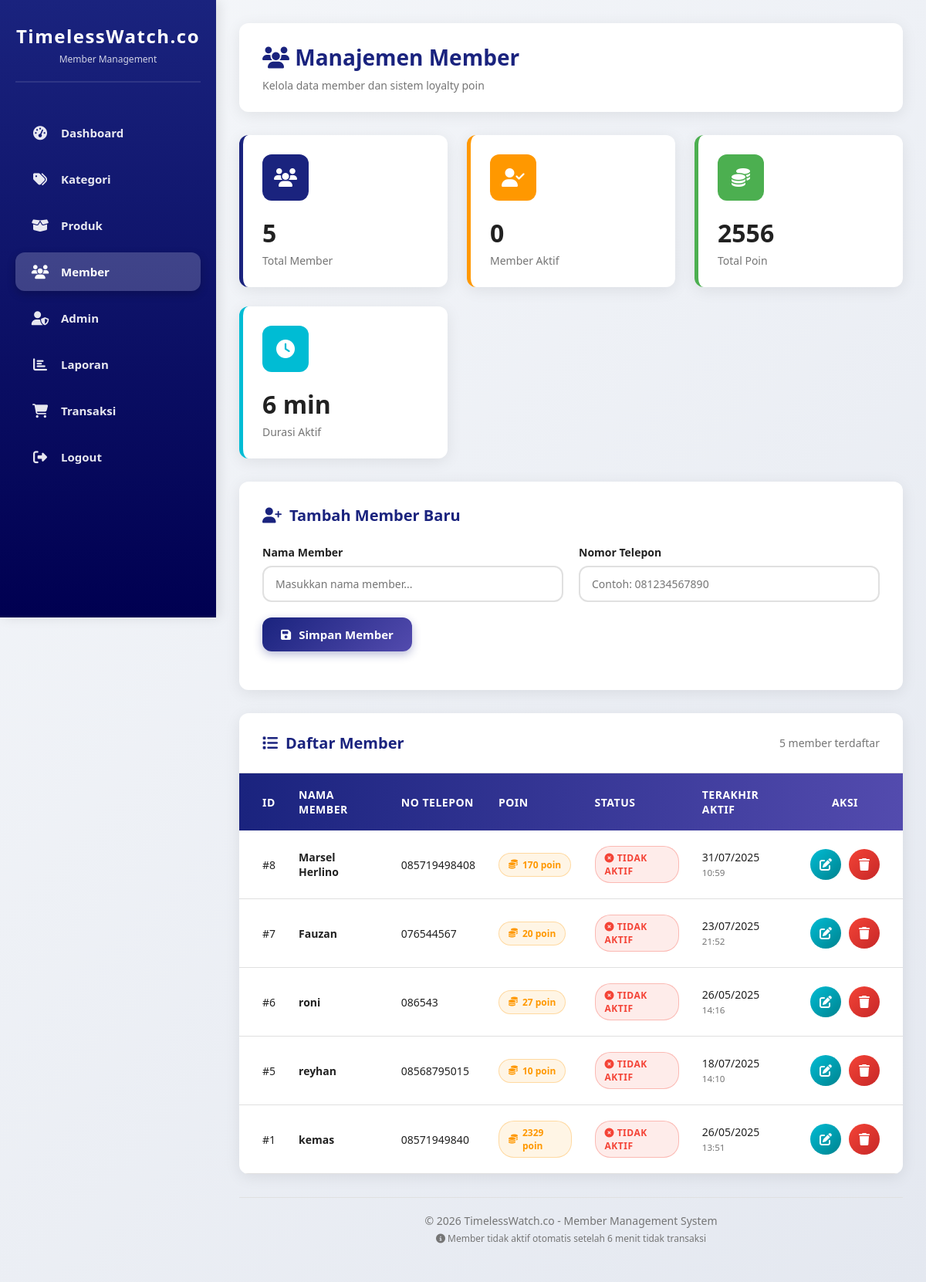
/Admin/member.php (signed in), run on the app's committed database.
### tables this page shows
CREATE TABLE `member` (
  `id_member` int(11) NOT NULL,
  `nama_member` varchar(255) NOT NULL,
  `no_telp` varchar(15) NOT NULL,
  `status` enum('aktif','tidak aktif') NOT NULL,
  `poin` int(11) DEFAULT 0,
  `tanggal_aktif` datetime DEFAULT current_timestamp()
);

### Admin/member.php (the view, shortened to what this page needs)
<?php
include '../service/conection.php';
$durasi_aktif_detik = 360;
$total_member = mysqli_fetch_assoc(mysqli_query($conn, "SELECT COUNT(*) as total FROM member"))['total'] ?? 0;
$member_aktif = mysqli_fetch_assoc(mysqli_query($conn, "SELECT COUNT(*) as total FROM member WHERE status = 'aktif'"))['total'] ?? 0;
$total_poin = mysqli_fetch_assoc(mysqli_query($conn, "SELECT SUM(poin) as total FROM member"))['total'] ?? 0;
?>
<!DOCTYPE html>
<html lang="id">
<head>
<link rel="stylesheet" href="https://cdnjs.cloudflare.com/ajax/libs/font-awesome/6.4.0/css/all.min.css">
</head>
<body>
    <div class="sidebar">
        <div class="logo">
            <h2>TimelessWatch.co</h2>
            <p>Member Management</p>
        </div>
        <nav class="sidebar-nav">
            <ul>
                <li><a href="dashboard.php"><i class="fas fa-tachometer-alt"></i> Dashboard</a></li>
                <li><a href="kategori.php"><i class="fas fa-tags"></i> Kategori</a></li>
                <li><a href="produk.php"><i class="fas fa-box-open"></i> Produk</a></li>
                <li><a href="member.php" class="active"><i class="fas fa-users"></i> Member</a></li>
                <li><a href="admin.php"><i class="fas fa-user-shield"></i> Admin</a></li>
                <li><a href="laporan.php"><i class="fas fa-chart-bar"></i> Laporan</a></li>
                <li><a href="transaksi.php"><i class="fas fa-shopping-cart"></i> Transaksi</a></li>
                <li><a href="../service/logout.php"><i class="fas fa-sign-out-alt"></i> Logout</a></li>
            </ul>
        </nav>
    </div>
    <div class="main-content">
        <div class="header">
            <div class="page-title">
                <h1><i class="fas fa-users"></i> Manajemen Member</h1>
                <p>Kelola data member dan sistem loyalty poin</p>
            </div>
        </div>
        <div class="stats-grid">
            <div class="stat-card">
                <div class="stat-icon">
                    <i class="fas fa-users"></i>
                </div>
                <div class="stat-value"><?= $total_member ?></div>
                <div class="stat-label">Total Member</div>
            </div>
            <div class="stat-card orange">
                <div class="stat-icon">
                    <i class="fas fa-user-check"></i>
                </div>
                <div class="stat-value"><?= $member_aktif ?></div>
                <div class="stat-label">Member Aktif</div>
            </div>
            <div class="stat-card green">
                <div class="stat-icon">
                    <i class="fas fa-coins"></i>
                </div>
                <div class="stat-value"><?= $total_poin ?></div>
                <div class="stat-label">Total Poin</div>
            </div>
            <div class="stat-card cyan">
                <div class="stat-icon">
                    <i class="fas fa-clock"></i>
                </div>
                <div class="stat-value"><?= $durasi_aktif_detik / 60 ?> min</div>
                <div class="stat-label">Durasi Aktif</div>
            </div>
        </div>
        <div class="form-section">
            <?php
            $nama = "";
            $telp = "";
            $edit_id = 0;
            ?>
            <h2><i class="fas <?= $edit_id ? 'fa-user-edit' : 'fa-user-plus' ?>"></i>
                <?= $edit_id ? 'Edit Member' : 'Tambah Member Baru' ?>
            </h2>
            <form method="POST" action="">
                <div class="form-row">
                    <div class="form-group">
                        <label for="nama_member">Nama Member</label>
                        <input type="text"
                               id="nama_member"
                               name="nama_member"
                               class="form-control"
                               placeholder="Masukkan nama member..."
                               value="<?= htmlspecialchars($nama); ?>"
                               required>
                    </div>
                    <div class="form-group">
                        <label for="no_telp">Nomor Telepon</label>
                        <input type="text"
                               id="no_telp"
                               name="no_telp"
                               class="form-control"
                               placeholder="Contoh: 081234567890"
                               value="<?= htmlspecialchars($telp); ?>"
                               required>
                    </div>
                </div>
                <div class="form-row">
                    <button type="submit" name="simpan" class="btn <?= $edit_id ? 'btn-warning' : 'btn-primary' ?>">
                        <i class="fas fa-save"></i> <?= $edit_id ? 'Update Member' : 'Simpan Member' ?>
                    </button>
                </div>
            </form>
        </div>
        <div class="table-section">
            <div class="table-header">
                <h2><i class="fas fa-list"></i> Daftar Member</h2>
                <span style="color: var(--gray); font-size: 14px;">
                    <?= $total_member ?> member terdaftar
                </span>
            </div>
            <?php
            $data = mysqli_query($conn, "SELECT * FROM member ORDER BY id_member DESC");
            if (mysqli_num_rows($data) > 0):
            ?>
            <table>
                <thead>
                    <tr>
                        <th>ID</th>
                        <th>Nama Member</th>
                        <th>No Telepon</th>
                        <th>Poin</th>
                        <th>Status</th>
                        <th>Terakhir Aktif</th>
                        <th>Aksi</th>
                    </tr>
                </thead>
                <tbody>
                    <?php while ($row = mysqli_fetch_assoc($data)):
                        $status_class = $row['status'] == 'aktif' ? 'status-active' : 'status-inactive';
                        $status_icon = $row['status'] == 'aktif' ? 'fa-check-circle' : 'fa-times-circle';
                    ?>
                    <tr>
                        <td>#<?= $row['id_member'] ?></td>
                        <td>
                            <strong><?= htmlspecialchars($row['nama_member']) ?></strong>
                        </td>
                        <td><?= htmlspecialchars($row['no_telp']) ?></td>
                        <td>
                            <span class="poin-badge">
                                <i class="fas fa-coins"></i> <?= $row['poin'] ?> poin
                            </span>
                        </td>
                        <td>
                            <span class="status-badge <?= $status_class ?>">
                                <i class="fas <?= $status_icon ?>"></i> <?= $row['status'] ?>
                            </span>
                        </td>
                        <td>
                            <?php if ($row['tanggal_aktif']): ?>
                                <?= date('d/m/Y', strtotime($row['tanggal_aktif'])) ?>
                                <br>
                                <small style="color: var(--gray);">
                                    <?= date('H:i', strtotime($row['tanggal_aktif'])) ?>
                                </small>
                            <?php else: ?>
                                <span style="color: var(--gray); font-style: italic;">Belum aktif</span>
                            <?php endif; ?>
                        </td>
                        <td>
                            <div class="action-buttons">
                                <button class="btn-action btn-edit"
                                        onclick="window.location.href='member.php?edit=<?= $row['id_member'] ?>'"
                                        title="Edit Member">
                                    <i class="fas fa-edit"></i>
                                </button>
                                <button class="btn-action btn-delete"
                                        onclick="confirmDelete(<?= $row['id_member'] ?>, '<?= htmlspecialchars(addslashes($row['nama_member'])) ?>', '<?= $row['status'] ?>')"
                                        title="Hapus Member">
                                    <i class="fas fa-trash"></i>
                                </button>
                            </div>
                        </td>
                    </tr>
                    <?php endwhile; ?>
                </tbody>
            </table>
            <?php endif; ?>
        </div>
        <div class="footer">
            <p>&copy; <?= date('Y') ?> TimelessWatch.co - Member Management System</p>
            <p style="font-size: 12px; margin-top: 5px;">
                <i class="fas fa-info-circle"></i> Member tidak aktif otomatis setelah 6 menit tidak transaksi
            </p>
        </div>
    </div>
</body>
</html>

### data on the page
member: id_member "8", nama_member "Marsel Herlino", no_telp "085719498408", poin "170", status "TIDAK AKTIF", tanggal_aktif "31/07/2025", tanggal_aktif "10:59"
member: id_member "7", nama_member "Fauzan", no_telp "076544567", poin "20", status "TIDAK AKTIF", tanggal_aktif "23/07/2025", tanggal_aktif "21:52"
member: id_member "6", nama_member "roni", no_telp "086543", poin "27", status "TIDAK AKTIF", tanggal_aktif "26/05/2025", tanggal_aktif "14:16"
member: id_member "5", nama_member "reyhan", no_telp "08568795015", poin "10", status "TIDAK AKTIF", tanggal_aktif "18/07/2025", tanggal_aktif "14:10"
member: id_member "1", nama_member "kemas", no_telp "08571949840", poin "2329", status "TIDAK AKTIF", tanggal_aktif "26/05/2025", tanggal_aktif "13:51"

### other printed values
$total_member "5"
$member_aktif "0"
$total_poin "2556"
$durasi_aktif_detik / 60 "6"
